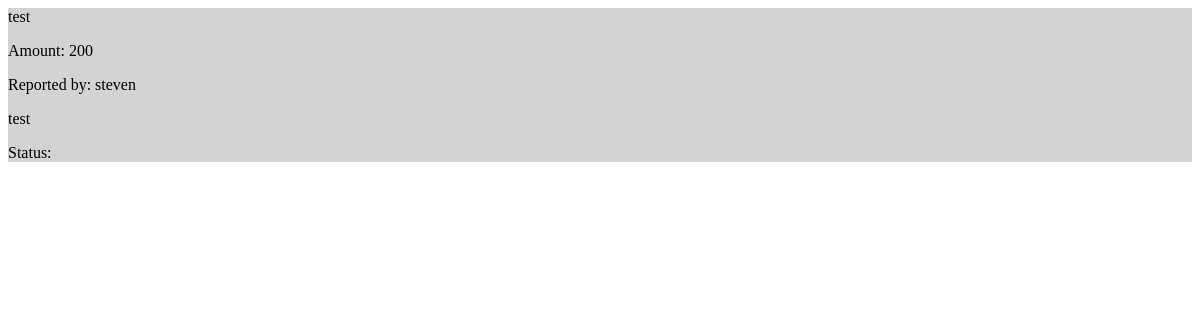
The app's page /initiative/4/viewexpenses, older data.
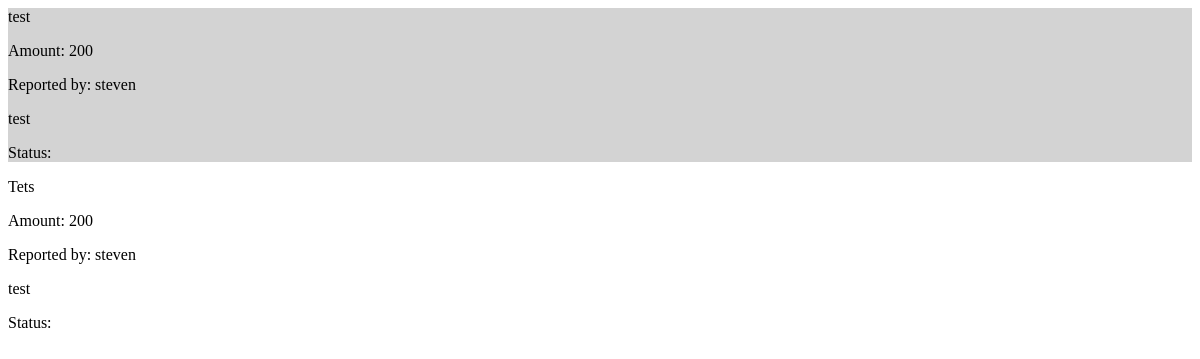
The same page, newer data.
### initz/models.py (models this page shows)
class Expense(models.Model):
    initiative = models.ForeignKey(Initiative, on_delete=models.CASCADE)
    date_created = models.DateTimeField(auto_now_add=True, editable=False)
    reporter = models.ForeignKey(User, on_delete=models.CASCADE)
    title = models.CharField(max_length=200, default='No Expense Title Set')
    description = models.TextField()
    amount = models.IntegerField(default=0)
    approved = models.BooleanField(default=False)
    denied = models.BooleanField(default=False)
    paid = models.BooleanField(default=False)

### accounts/models.py (models this page shows)
class User(AbstractUser):
    bio = models.TextField(max_length=500, blank=True)
    profile_picture = models.URLField(blank=True, null=True)

### initz/views.py (the view)
# urls.py: path('<pk>/viewexpenses', views.view_expenses, name='viewexpenses'),
def view_expenses(request, pk):
    initiative = Initiative.objects.get(pk=pk)
    return render(request, 'initiative/expenses.html', {'initiative': initiative})

### initz/models.py (called while the page is built)
    def getExpenses(self):
        expenses = Expense.objects.filter(initiative=self.pk)
        return expenses

### templates/initiative/expenses.html (shortened to what this page needs)
<div>
    {% for expense in initiative.getExpenses %}
    {% if forloop.counter0|divisibleby:2 %}
    <div class="card" style="background-color:#D3D3D3">
    {% else %}
    <div class="card">
    {% endif %}
        <p>{{ expense.title }}</p>
        <p>Amount: {{ expense.amount }}</p>
        <p>Reported by: {{ expense.reporter }}</p>
        <p>{{ expense.description }}</p>
        <div class="tags">Status:
        </div>
    </div>
    {% endfor %}
</div>

Row changes from the older to the newer data that the page shows:
added Expense: title "Tets", amount "200", reporter "steven", description "test"
